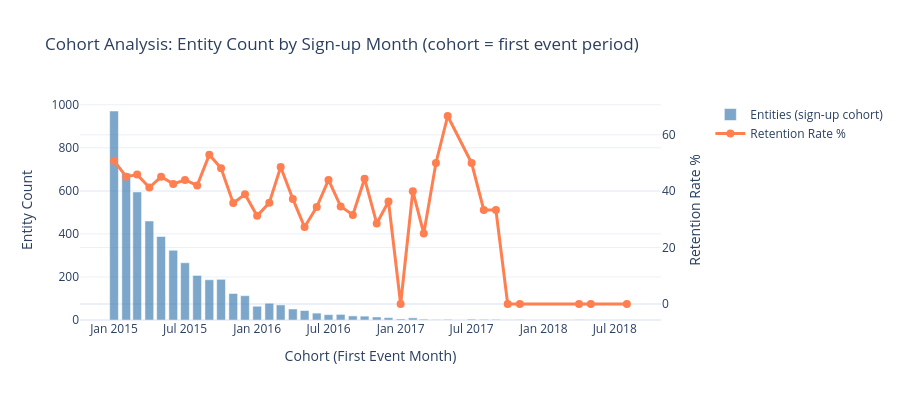

Notebook source saved alongside this figure:
### Markdown cell above
## 1c.7 Cohort Analysis

**📖 Understanding Cohorts:**
- Group entities by when they first appeared (signup cohort)
- Compare behavior across cohorts
- Identify if acquisition quality changed over time

**Cohorts vs Segments:** Cohorts are time-bound groups (when entities joined), while segments are attribute-based groups (what entities are). Cohorts are fixed at signup; segments can change over time.

**Other time-based cohort ideas:**
- First purchase date (not just signup)
- First feature usage (e.g., "first mobile app use")
- Campaign/promotion exposure date
- Onboarding completion date
- Product version or pricing plan at signup time

These can be derived as custom features if your data contains the relevant timestamps.

### Code cell
# Cohort Analysis - computation and visualization
from customer_retention.stages.profiling import analyze_cohort_distribution, generate_cohort_recommendations

COHORT_RECOMMENDATIONS = []
cohort_dist = None

if ENTITY_COLUMN and not LIGHT_RUN:
    first_events = df.groupby(ENTITY_COLUMN)[TIME_COLUMN].min().reset_index()
    first_events.columns = [ENTITY_COLUMN, "first_event"]
    cohort_dist = analyze_cohort_distribution(first_events, "first_event")

    cohort_result = analyzer.analyze_cohorts(
        df, entity_column=ENTITY_COLUMN, cohort_column=TIME_COLUMN,
        target_column=TARGET_COLUMN, period="M"
    )

    print("👥 COHORT ANALYSIS")
    print("="*50)
    print(f"\nEntity Onboarding: {cohort_dist.dominant_pct:.0f}% in {cohort_dist.dominant_year}, {cohort_dist.num_years} years total")

    if len(cohort_result) > 0:
        cohort_sorted = cohort_result.sort_values("cohort")
        has_retention = "retention_rate" in cohort_sorted.columns

        fig = make_subplots(specs=[[{"secondary_y": True}]]) if has_retention else go.Figure()

        fig.add_trace(go.Bar(
            x=cohort_sorted["cohort"].astype(str), y=cohort_sorted["entity_count"],
            name="Entities (sign-up cohort)", marker_color="steelblue", opacity=0.7
        ), secondary_y=False) if has_retention else fig.add_trace(go.Bar(
            x=cohort_sorted["cohort"].astype(str), y=cohort_sorted["entity_count"],
            name="Entities (sign-up cohort)", marker_color="steelblue", opacity=0.7
        ))

        if has_retention:
            fig.add_trace(go.Scatter(
                x=cohort_sorted["cohort"].astype(str), y=cohort_sorted["retention_rate"] * 100,
                mode="lines+markers", name="Retention Rate %",
                line=dict(color="coral", width=3), marker=dict(size=8)
            ), secondary_y=True)
            fig.update_yaxes(title_text="Retention Rate %", secondary_y=True)

        fig.update_layout(
            title="Cohort Analysis: Entity Count by Sign-up Month (cohort = first event period)",
            xaxis_title="Cohort (First Event Month)", template="plotly_white", height=400
        )
        fig.update_yaxes(title_text="Entity Count", secondary_y=False) if has_retention else fig.update_yaxes(title_text="Entity Count")
        display_figure(fig)
elif LIGHT_RUN:
    print("Cohort analysis skipped (LIGHT_RUN)")

### Figure 1 — Plotly figure (JSON) as saved in the notebook; plotly's stock layout.template omitted (floating-point values rounded to 4 significant figures)
{"data": [{"marker": {"color": "steelblue"}, "name": "Entities (sign-up cohort)", "opacity": 0.7, "type": "bar", "x": ["2015-01", "2015-02", "2015-03", "2015-04", "2015-05", "2015-06", "2015-07", "2015-08", "2015-09", "2015-10", "2015-11", "2015-12", "2016-01", "2016-02", "2016-03", "2016-04", "2016-05", "2016-06", "2016-07", "2016-08", "2016-09", "2016-10", "2016-11", "2016-12", "2017-01", "2017-02", "2017-03", "2017-04", "2017-05", "2017-07", "2017-08", "2017-09", "2017-10", "2017-11", "2018-04", "2018-05", "2018-08"], "xaxis": "x", "y": [971, 682, 595, 460, 388, 324, 266, 207, 187, 189, 123, 113, 64, 78, 70, 51, 44, 32, 25, 26, 19, 18, 14, 11, 5, 10, 4, 2, 3, 4, 3, 3, 1, 2, 2, 1, 1], "yaxis": "y"}, {"line": {"color": "coral", "width": 3}, "marker": {"size": 8}, "mode": "lines+markers", "name": "Retention Rate %", "type": "scatter", "x": ["2015-01", "2015-02", "2015-03", "2015-04", "2015-05", "2015-06", "2015-07", "2015-08", "2015-09", "2015-10", "2015-11", "2015-12", "2016-01", "2016-02", "2016-03", "2016-04", "2016-05", "2016-06", "2016-07", "2016-08", "2016-09", "2016-10", "2016-11", "2016-12", "2017-01", "2017-02", "2017-03", "2017-04", "2017-05", "2017-07", "2017-08", "2017-09", "2017-10", "2017-11", "2018-04", "2018-05", "2018-08"], "xaxis": "x", "y": [50.77, 45.16, 45.88, 41.3, 45.1, 42.59, 43.98, 42.03, 52.94, 48.15, 35.77, 38.94, 31.25, 35.9, 48.57, 37.25, 27.27, 34.38, 44.0, 34.62, 31.58, 44.44, 28.57, 36.36, 0.0, 40.0, 25.0, 50.0, 66.67, 50.0, 33.33, 33.33, 0.0, 0.0, 0.0, 0.0, 0.0], "yaxis": "y2"}], "layout": {"height": 400, "title": {"text": "Cohort Analysis: Entity Count by Sign-up Month (cohort = first event period)"}, "xaxis": {"anchor": "y", "domain": [0.0, 0.94], "title": {"text": "Cohort (First Event Month)"}}, "yaxis": {"anchor": "x", "domain": [0.0, 1.0], "title": {"text": "Entity Count"}}, "yaxis2": {"anchor": "x", "overlaying": "y", "side": "right", "title": {"text": "Retention Rate %"}}}}
